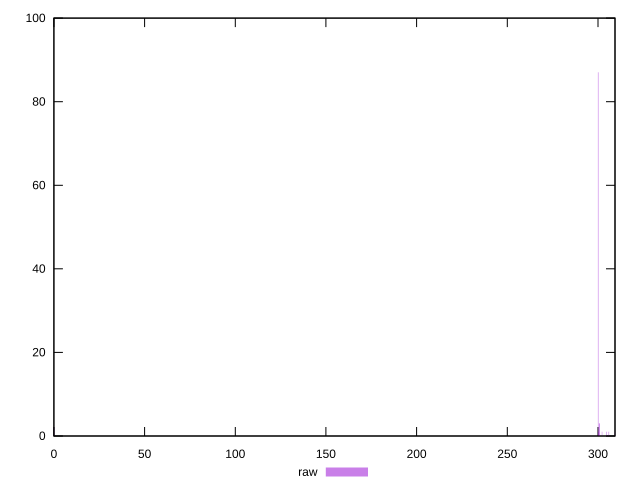

This chart was generated by the following gnuplot code:
reset

$raw <<EOF
0 2
300.8795336157682 3
300.0814446671853 87
304.60394870915525 1
302.20968186340644 1
305.9340969567935 1
309.3924824006529 1
300.61350396624056 3
300.3474743167129 1
EOF

set key outside below
set boxwidth 0.2660296495276465
set xrange [0:309.376]
set yrange [0:100]
set style fill transparent solid 0.5 noborder
set terminal svg size 640, 490 enhanced background rgb 'white'
set output "report_00007_2020-12-11T15:55:29.892Z/uses-rel-preconnect/samples/pages/raw/histogram.svg"

plot $raw title "raw" with boxes

reset
